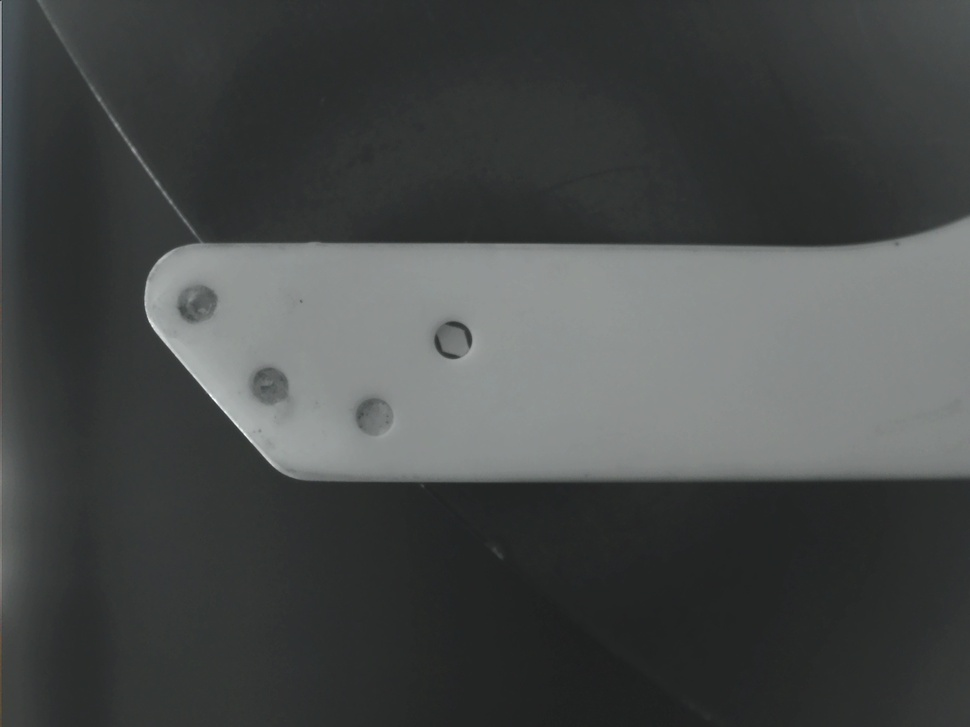
#> input picture experiments/0216_tool_1/25.jpg, 970 x 727 px, shrunk from 1600 x 1200 before the run, found by its file name
$ python tool_matching.py
#> lines starting #> are read from the running program, lines starting #| are printed output that depends on the picture; after the words box and inside, x2 and y2 are one past the last pixel; in counts of white or black regions, pixels touching at a corner belong together
'''
Tool-tip detector from image
'''

import cv2
from cv2 import COLOR_GRAY2BGR
import numpy as np
from cv2 import COLOR_RGB2GRAY
import matplotlib.pyplot as plt

if __name__ == "__main__":

    # Load Images
    raw = cv2.imread("./experiments/0216_tool_1/25.jpg")
#> raw is the input picture: shape (727, 970, 3); mean B, G, R 72.9, 73.6, 70.9

    # convert grayscale
    raw_gray = cv2.cvtColor(raw, cv2.COLOR_BGR2GRAY)

    # Camera Calibration (for Arducam US762C Camera Model)
    h,w = raw_gray.shape[:2]
#> h = 727; w = 970
    mtx = np.matrix([[2517.792, 0., 814.045],[0., 2514.767, 567.330],[0., 0., 1.]])
    dist = np.matrix([[-0.361044, 0.154482, 0.000808, 0.000033, 0.]])
    newcameramtx, roi = cv2.getOptimalNewCameraMatrix(mtx,dist,(w,h),0,(w,h))
#> roi = (0, 0, 969, 726)
    raw_gray = cv2.undistort(raw_gray, mtx, dist, None, newcameramtx)
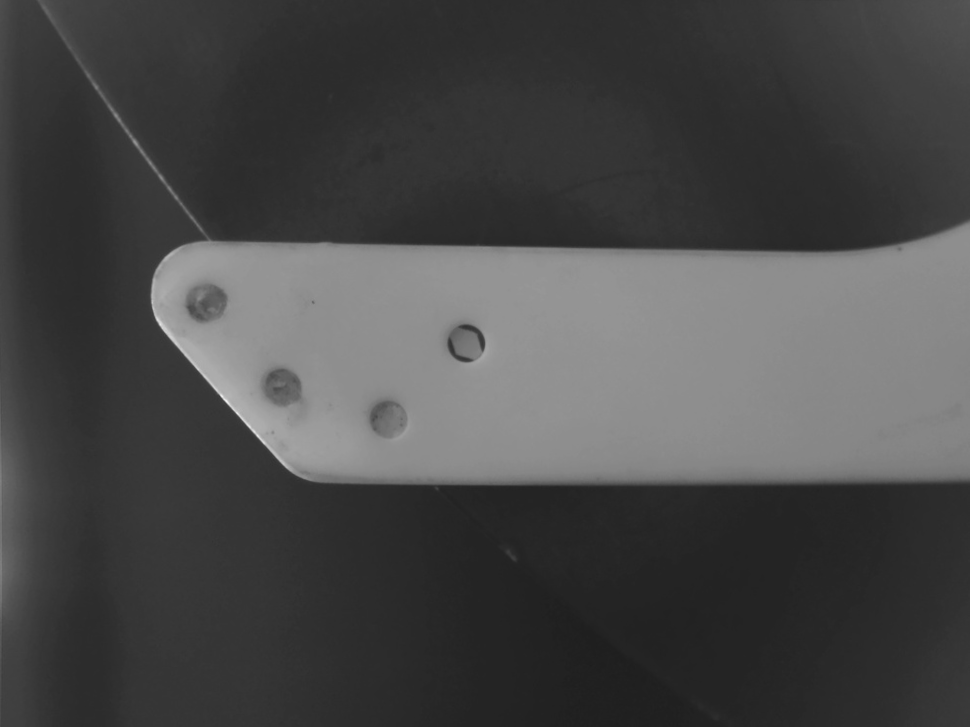
#> raw_gray: shape (727, 970); min 29, max 240, mean 72.3
    raw_color = cv2.cvtColor(raw_gray, COLOR_GRAY2BGR)

    # apply smoothing
    raw_blur = cv2.GaussianBlur(raw_gray, (9,9), 1)
    raw_canny = cv2.Canny(raw_blur, 20, 60)
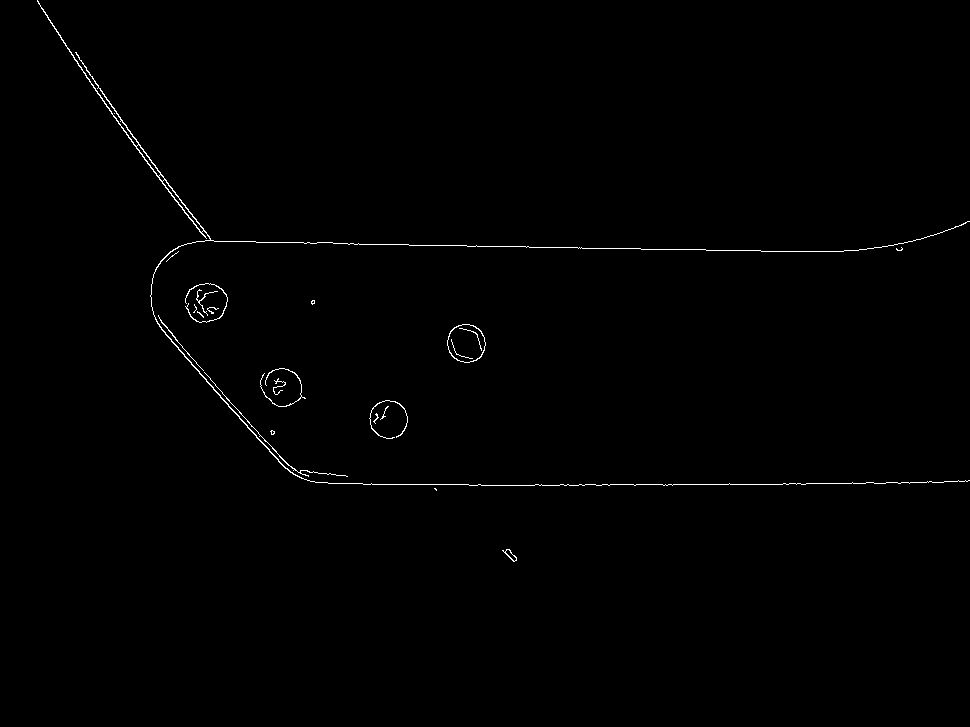
#> raw_canny: shape (727, 970); 0.54% white in thin lines or dots, all inside (x1, y1, x2, y2) = (37, 0, 970, 562)

    #kernel = np.ones((2))
    #raw_canny = cv2.dilate(raw_canny, kernel, iterations=1)

    # find contour
    contours, hierarchy = cv2.findContours(raw_canny, cv2.RETR_TREE, cv2.CHAIN_APPROX_SIMPLE)
#> contours = 30 contours, 18 with area under 20; largest, box (x1, y1, x2, y2) and area: (447, 324, 486, 363) 1137, (447, 324, 486, 363) 1104, (37, 0, 970, 486) 794, (162, 179, 204, 233) 201, (136, 144, 161, 177) 122

    cnt = contours[0]
#> cnt = contour of 18 points, box (x1, y1, x2, y2) (502, 549, 517, 562), area 66
    hull = cv2.convexHull(cnt)
#> hull = [[509, 549], [510, 550], [516, 557], [516, 560], [514, 561], [513, 561], [502, 550], [506, 549]]

    cv2.drawContours(raw_color, [hull], -1, (255, 0, 0), 2)
#> raw_color: shape (727, 970, 3); mean B, G, R 72.4, 72.3, 72.3

    M = cv2.moments(cnt)
#> M = moments, m00 65.5, centre m10/m00, m01/m00 = (510.3, 554.8)

    cx = int(M['m10']/M['m00'])
#> cx = 510
    cy = int(M['m01']/M['m00'])
#> cy = 554

#> (the run stopped early here; a loop or call above may not have finished)

$ run again, with experiments/0216_tool_1/1.jpg copied over experiments/0216_tool_1/25.jpg
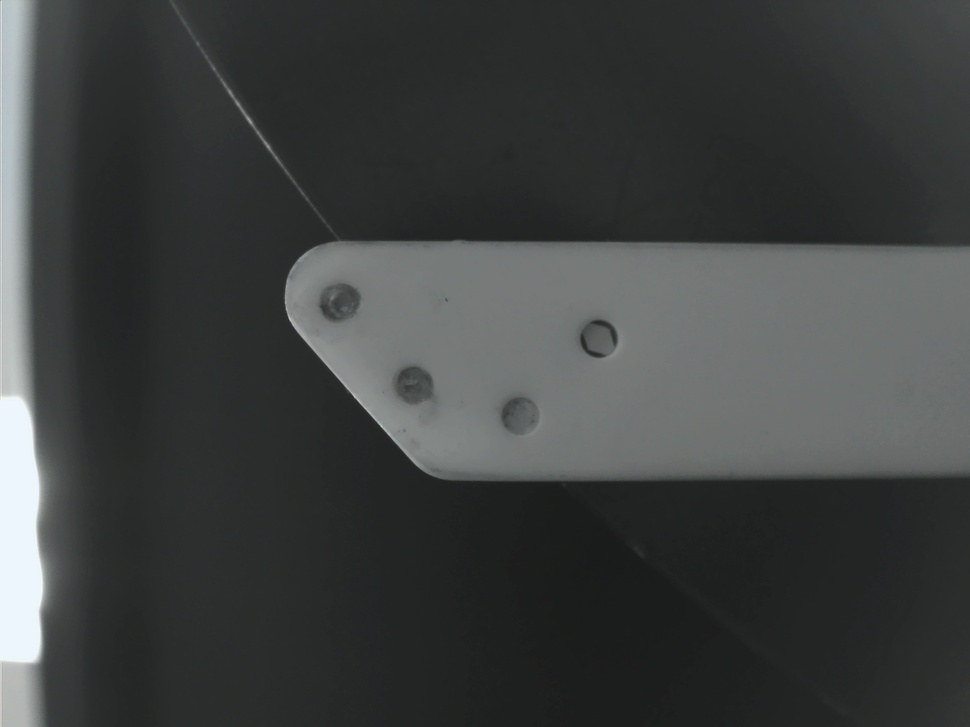
#> input picture experiments/0216_tool_1/1.jpg, 970 x 727 px, shrunk from 1600 x 1200 before the run, found by its file name
#> raw is the input picture: shape (727, 970, 3); mean B, G, R 64.3, 64.9, 62.4
#> `raw_gray = cv2.undistort(raw_gray, mtx, dist, None, newcameramtx)`:
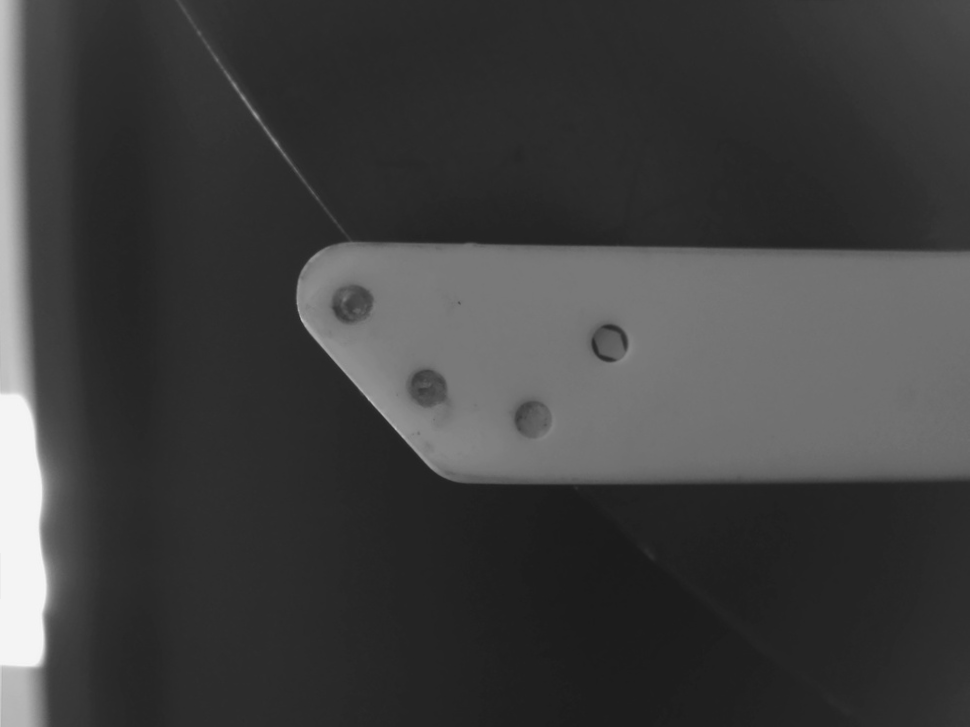
#> raw_gray: shape (727, 970); min 26, max 246, mean 63.5
#> `raw_canny = cv2.Canny(raw_blur, 20, 60)`:
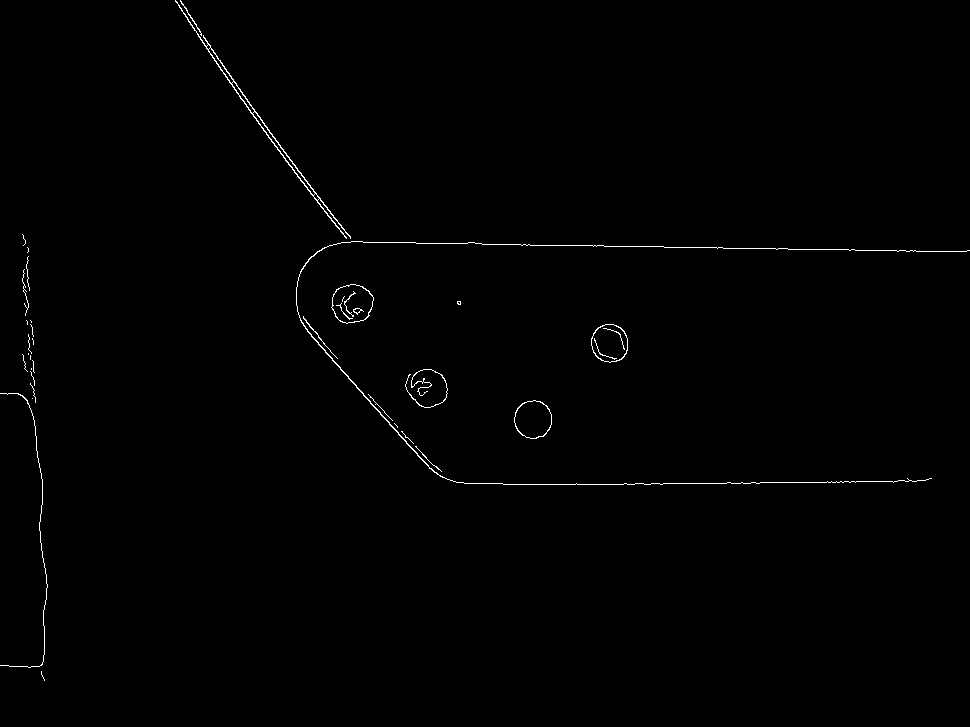
#> raw_canny: shape (727, 970); 0.55% white in thin lines or dots
#> contours = 48 contours, 33 with area under 20; largest, box (x1, y1, x2, y2) and area: (331, 284, 374, 324) 1256, (331, 284, 374, 324) 1228, (514, 400, 552, 439) 1109, (591, 324, 628, 363) 1097, (514, 400, 552, 439) 1078
#> cnt = contour of 14 points, box (x1, y1, x2, y2) (41, 671, 45, 681), area 0
#> hull = [[41, 671], [44, 679], [44, 680], [41, 674]]
#> M = moments, m00 0

$ run again, with experiments/0216_tool_1/10.jpg copied over experiments/0216_tool_1/25.jpg
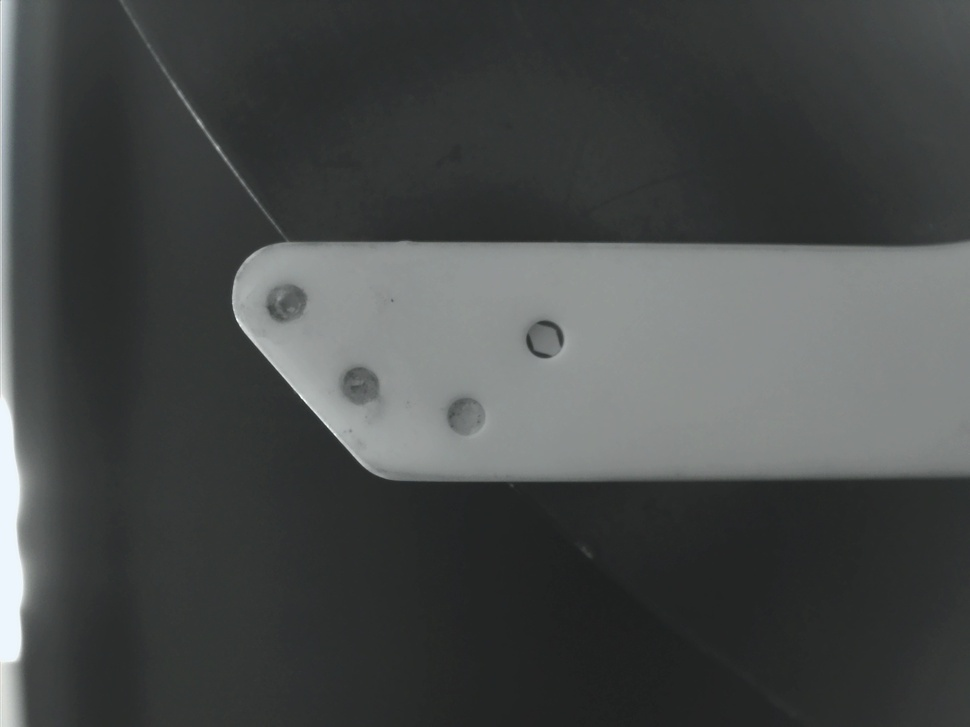
#> input picture experiments/0216_tool_1/10.jpg, 970 x 727 px, shrunk from 1600 x 1200 before the run, found by its file name
#> raw is the input picture: shape (727, 970, 3); mean B, G, R 73.6, 74.2, 71.5
#> `raw_gray = cv2.undistort(raw_gray, mtx, dist, None, newcameramtx)`:
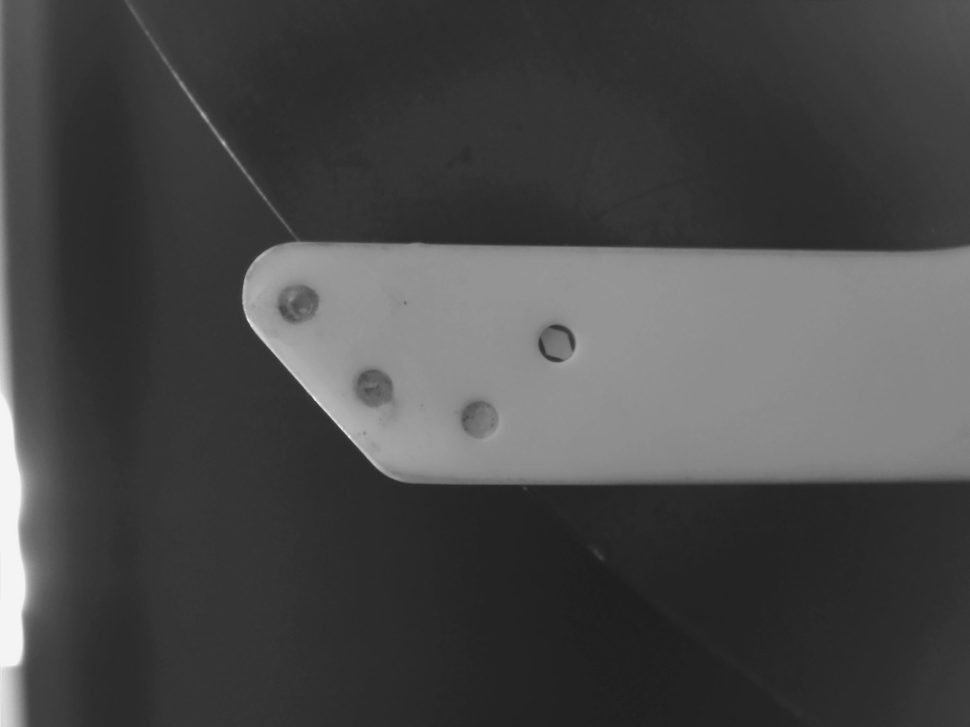
#> raw_gray: shape (727, 970); min 30, max 246, mean 72.7
#> `raw_canny = cv2.Canny(raw_blur, 20, 60)`:
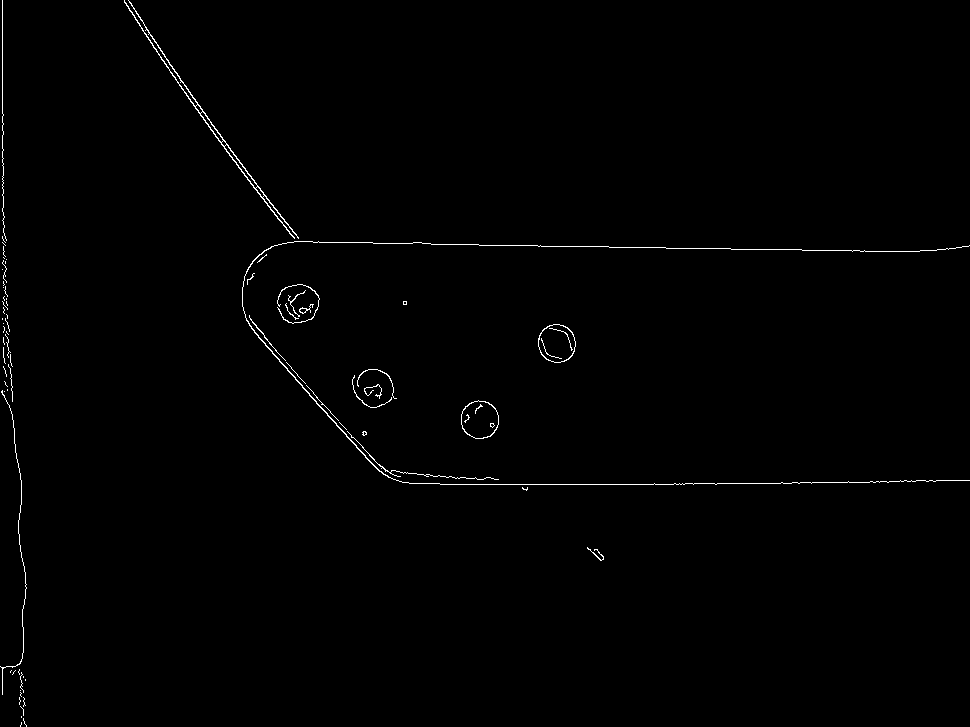
#> raw_canny: shape (727, 970); 0.67% white in thin lines or dots
#> contours = 85 contours, 72 with area under 20; largest, box (x1, y1, x2, y2) and area: (461, 400, 499, 439) 1120, (538, 324, 576, 363) 1115, (461, 400, 499, 439) 1090, (538, 324, 576, 363) 1081, (124, 0, 299, 239) 679
#> cnt = [[21, 722], [21, 724], [20, 725], [20, 726], [20, 725], [21, 724]]
#> hull = [[21, 724], [20, 726], [20, 725], [21, 722]]
#> M = moments, m00 0
